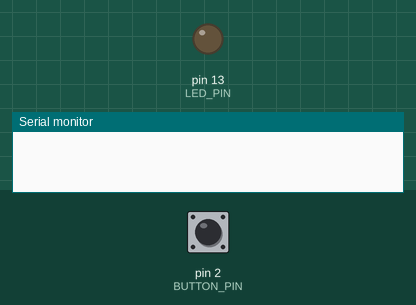
Recording of a sketch running on a simulated Arduino Uno, built with avr-gcc and run on an emulated ATmega328P. Parts: output pins drawn as LEDs (lit = HIGH), the last lines printed to the serial monitor. The test bench sets the inputs (shaded band); at power-on: pin 2 (BUTTON_PIN) HIGH.

Above: at 1.2 s.
1.3 s: pin 2 (BUTTON_PIN) pulled LOW for 0.15 s
At 1.37 s:
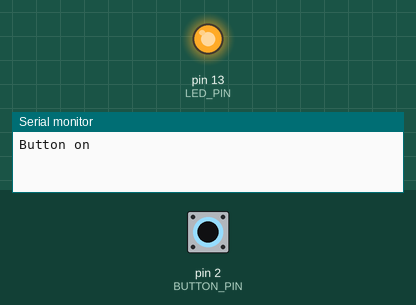
2.9 s: pin 2 (BUTTON_PIN) pulled LOW for 3.2 s
At 7.3 s:
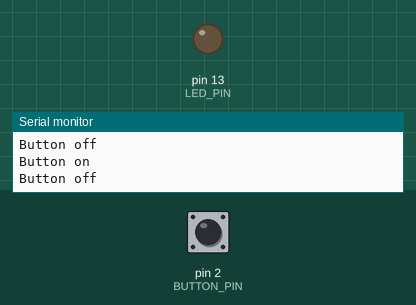
Timing chart, 0 to 8.8 s (numbered marks = the images above; inputs shaded):
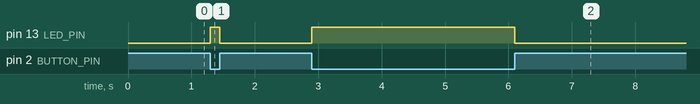

The sketch:

workshop_1.ino
```cpp
#define LED_PIN 13
#define BUTTON_PIN 2

int button_state = 0;
int previous_state = 0;

void change_button_state();
void toggle_led();

void setup() {
    pinMode(LED_PIN, OUTPUT);
    pinMode(BUTTON_PIN, INPUT_PULLUP);
    attachInterrupt(digitalPinToInterrupt(BUTTON_PIN),
                    change_button_state,
                    CHANGE);
    Serial.begin(9600);
}

void loop() {
    if (previous_state != button_state) {
        toggle_led();
    }
}

void change_button_state() {
    int button = !digitalRead(BUTTON_PIN);
    if (button) {
        button_state = 1;
    }
    else {
        button_state = 0;
    }
}

void toggle_led() {
    switch(button_state) {
    case 0:
        digitalWrite(LED_PIN, LOW);
        Serial.println("Button off");
        break;
    case 1:
        digitalWrite(LED_PIN, HIGH);
        Serial.println("Button on");
        break;
    default:
        digitalWrite(LED_PIN, LOW);
        break;
    }

    previous_state = button_state;
}
```

Measured:
- after the input at 1.3 s, pin 13 (LED_PIN): LOW → HIGH at once, → LOW 0.15 s later
- after the input at 2.9 s, pin 13 (LED_PIN): LOW → HIGH at once, → LOW 3.2 s later
